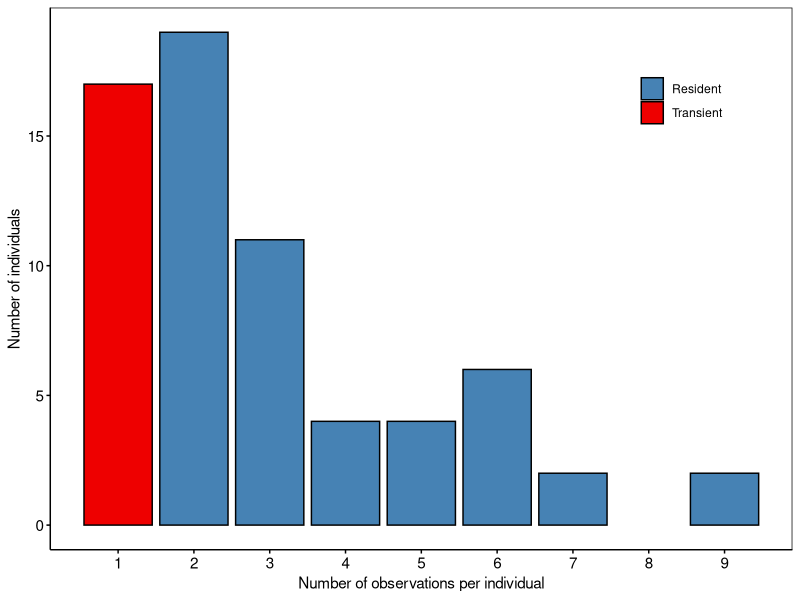
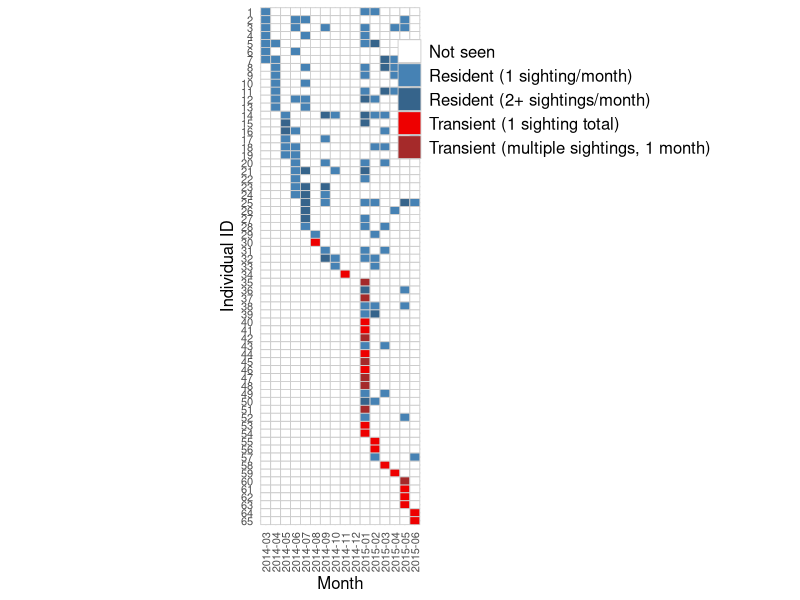
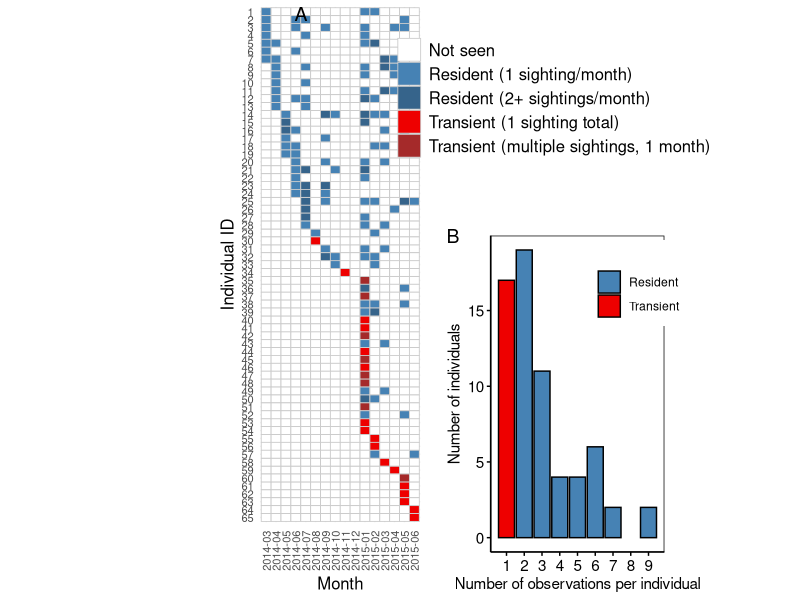
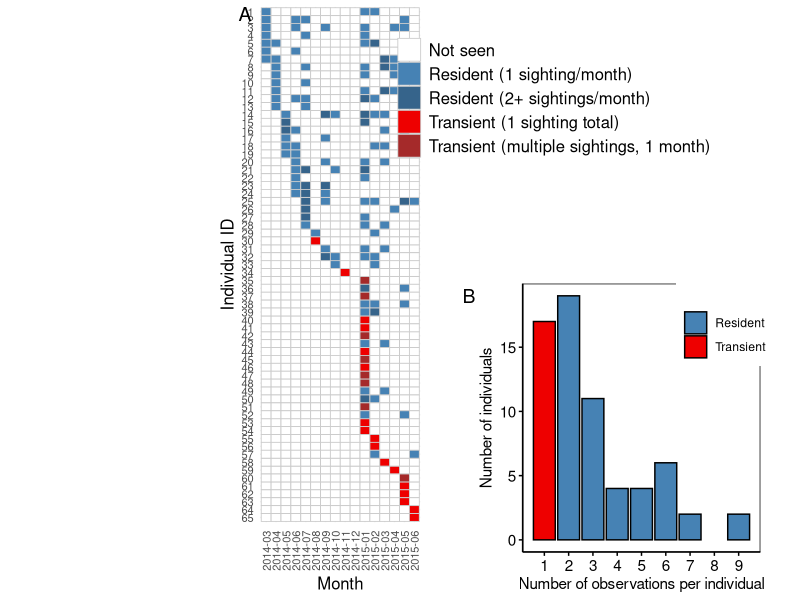
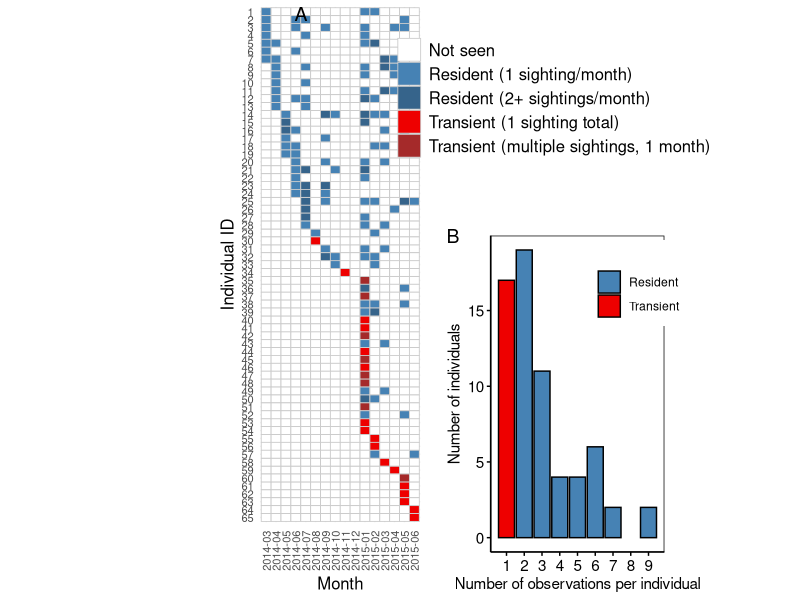
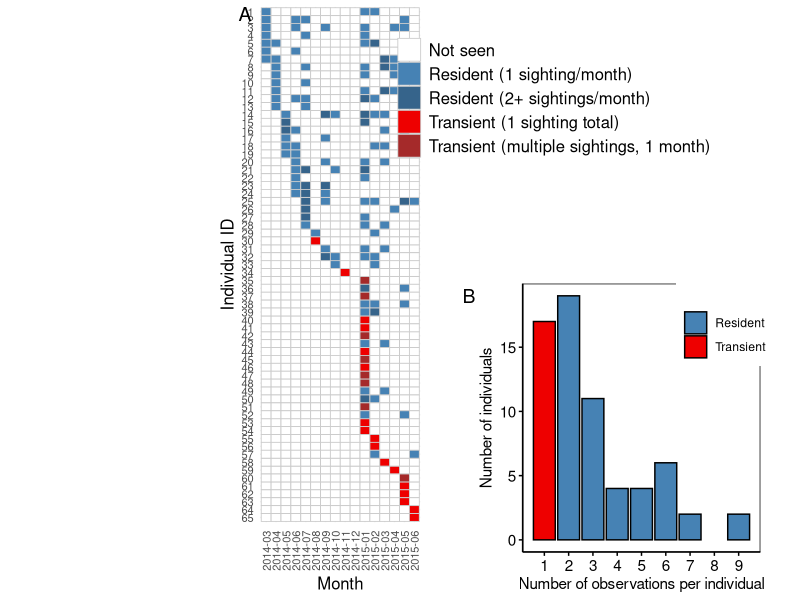

These charts were generated, in order, by the following R code:

#----------------------------------------------------------
# Chris Oosthuizen
# Feb 2026

# Plot encounter history matrix and transient histogram
#----------------------------------------------------------

#----------
# Setup 
#----------

library(tidyverse)

# Plotting theme
theme_gg <- function () { 
  theme_bw() %+replace% 
    theme(
      axis.text = element_text(colour = "black"),
      # axis.title = element_blank(),
      axis.ticks = element_line(colour = "black"),
      panel.grid = element_blank(),
      strip.background = element_blank(),
      panel.border = element_rect(colour = "black", fill = NA),
      axis.line = element_line(colour = "black")
    )
}


#----------
# load data
#----------
dat = read.csv("./data/2026_2014_15_individual_encounters.csv")
head(dat)

dat %>% 
   summarise(No_ids = n_distinct(id))

dat %>% 
  group_by(site) %>%
  summarise(No_ids = n_distinct(id))

# First count observations per ID
id_counts <- dat %>%
  count(id, name = "n_observations")

id_counts

# Then count how many IDs have each observation count
frequency_table <- id_counts %>%
  count(n_observations, name = "n_ids")

# View the result
frequency_table

#--------------------
# View the counts
#--------------------
head(id_counts)

id_counts <- id_counts %>%
  mutate(color_group = ifelse(n_observations == 1, "Transient", "Resident"))

ehm_hist = ggplot(id_counts, aes(x = n_observations, fill = color_group)) +
  geom_bar(color = "black") +
  scale_fill_manual(values = c("Transient" = "red2", "Resident" = "steelblue")) +
  scale_x_continuous(breaks = 1:9) +
  labs(x = "Number of observations per individual",
       y = "Number of individuals",
       fill = "") +
  theme_gg() +
  theme(legend.position = c(0.85, 0.85))

ehm_hist 

## Save Plot 
# pdf("./figures/Figure4B.pdf",
#     useDingbats = FALSE, width = 5, height = 5)
# print(ehm_hist )
# dev.off()
# 
# png(filename = "./figures/Figure4B.png", width = 1100, height = 1100, 
#     pointsize = 6,  res = 300)
# plot(ehm_hist )
# dev.off()


summary_stats <- dat %>%
  group_by(id) %>%
  summarise(n_sightings = n()) %>%
  ungroup() %>%
  summarise(
    total_individuals = n(),
    transients = sum(n_sightings == 1),
    prop_transient = mean(n_sightings == 1),
    mean_sightings = mean(n_sightings),
    median_sightings = median(n_sightings),
    max_sightings = max(n_sightings)
  )

print(summary_stats)

# 4. Capture history matrix (visual)

library(tidyr)

# Create complete sequence of months
all_months <- seq(from = as.Date("2014-03-01"), 
                  to = as.Date("2015-06-01"), 
                  by = "month")
all_months_char <- format(all_months, "%Y-%m")

# Get first sighting date for each ID
first_sighting_order <- dat %>%
  group_by(id) %>%
  summarise(first_date = min(as.Date(date))) %>%
  arrange(first_date) %>%
  pull(id)

# Identify transients in EHM (seen in only 1 month)
transients_ehm <- dat %>%
  mutate(year_month = format(as.Date(date), "%Y-%m")) %>%
  group_by(id) %>%
  summarise(n_months = n_distinct(year_month),
            total_sightings = n()) %>%
  filter(n_months == 1) %>%
  mutate(transient_type = ifelse(total_sightings == 1, "single_sighting", "multiple_in_month")) %>%
  dplyr::select(id, transient_type)

# Create matrix WITH sighting counts per month
capture_matrix_counts <- dat %>%
  mutate(year_month = format(as.Date(date), "%Y-%m")) %>%
  group_by(id, year_month) %>%
  summarise(n_sightings = n(), .groups = "drop") %>%
  complete(id, year_month = all_months_char, fill = list(n_sightings = 0))

# Convert to long format and add transient status
capture_long <- capture_matrix_counts %>%
  left_join(transients_ehm, by = "id") %>%
  mutate(id = factor(id, levels = rev(first_sighting_order)),
         status = case_when(
           n_sightings == 0 ~ "not_seen",
           !is.na(transient_type) & transient_type == "single_sighting" ~ "transient_single",
           !is.na(transient_type) & transient_type == "multiple_in_month" ~ "transient_multiple",
           n_sightings == 1 ~ "resident_single",
           n_sightings > 1 ~ "resident_multiple",
           TRUE ~ "resident_single"
         ))

# Plot with five categories
ehm = ggplot(capture_long, aes(x = year_month, y = id, fill = status)) +
  geom_tile(color = "grey80", linewidth = 0.3) +
  scale_fill_manual(
    values = c("not_seen" = "white", 
               "resident_single" = "steelblue",
               "resident_multiple" = "steelblue4",
               "transient_single" = "red2",
               "transient_multiple" = "brown"),
    labels = c("Not seen", 
               "Resident (1 sighting/month)",
               "Resident (2+ sightings/month)",
               "Transient (1 sighting total)",
               "Transient (multiple sightings, 1 month)"),
    breaks = c("not_seen", "resident_single", "resident_multiple", 
               "transient_single", "transient_multiple")
  ) +
  scale_y_discrete(labels = 65:1) +
  labs(x = "Month", y = "Individual ID", fill = "") +
  coord_fixed(ratio = 0.8) +
  theme_minimal() +
  theme(
    axis.text.x = element_text(size = 8, angle = 90, hjust = 0.5, vjust = 0.5),
    axis.text.y = element_text(size = 8),
    axis.title.y = element_text(size = 12),
    axis.title.x  = element_text(size = 12),
    legend.position = c(2.85, 1), 
    legend.text  = element_text(size = 12),
    legend.title = element_text(size = 12),# x > 1 pushes into right margin, y = 1 is top
    legend.justification = c(1, 1),      # anchors legend by its top-right corner
    legend.box.clip = "off",             # allows legend to render outside plot area
    plot.margin = margin(5, 120, 5, 5)   # adds right margin space (in pts) for the legend
  )


ehm

## Save Plot 
# pdf("./figures/Figure4A.pdf",
#      useDingbats = FALSE, width = 11, height = 8)
# print(ehm)
# dev.off()
#  
# png(filename = "./figures/Figure4A.png", width = 4500, height = 2000, 
#      pointsize = 6,  res = 300)
# plot(ehm)
# dev.off()


library(cowplot)

# combine
fig_4_png = ggdraw() +
  draw_plot(ehm) +  # takes up full canvas by default
  draw_plot(ehm_hist, 
            x = 0.55,      # left edge position (0-1)
            y = 0,      # bottom edge position (0-1)
            width = 0.29, # width of inset
            height = 0.62) +# height of inset
  draw_plot_label(label = c("A", "B"), 
                x = c(0.36, 0.55),      # match x positions of each plot
                y = c(1, 0.63),        # top of each plot
                size = 14,
                fontface = "plain")  # or "bold", "italic", "bold.italic")

fig_4_png

png(filename = "./figures/Figure4_EHM.png", width = 4500, height = 2000, 
    pointsize = 6,  res = 300)
plot(fig_4_png)
dev.off()

# combine
fig_4_pdf = ggdraw() +
  draw_plot(ehm) +  # takes up full canvas by default
  draw_plot(ehm_hist, 
            x = 0.59,      # left edge position (0-1)
            y = 0,      # bottom edge position (0-1)
            width = 0.37, # width of inset
            height = 0.54) +# height of inset
  draw_plot_label(label = c("A", "B"), 
                  x = c(0.29, 0.57),      # match x positions of each plot
                  y = c(1, 0.53),        # top of each plot
                  size = 14,
                  fontface = "plain")  # or "bold", "italic", "bold.italic")

fig_4_pdf

## Save Plot 
pdf("./figures/Figure4_EHM.pdf",
    useDingbats = FALSE, width = 11, height = 8)
print(fig_4_pdf)
dev.off()
